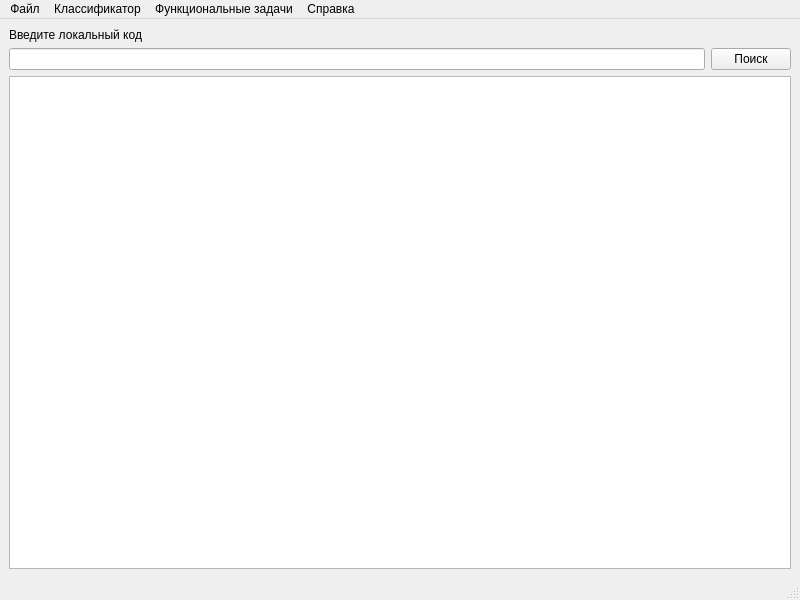
<?xml version="1.0" encoding="UTF-8"?>
<ui version="4.0">
 <class>MainWindow</class>
 <widget class="QMainWindow" name="MainWindow">
  <property name="geometry">
   <rect>
    <x>0</x>
    <y>0</y>
    <width>800</width>
    <height>600</height>
   </rect>
  </property>
  <property name="windowTitle">
   <string>MainWindow</string>
  </property>
  <widget class="QWidget" name="centralwidget">
   <layout class="QVBoxLayout" name="verticalLayout_2">
    <item>
     <layout class="QVBoxLayout" name="verticalLayout">
      <item>
       <layout class="QVBoxLayout" name="verticalLayout_3">
        <item>
         <widget class="QLabel" name="label">
          <property name="text">
           <string>Введите локальный код</string>
          </property>
         </widget>
        </item>
        <item>
         <layout class="QHBoxLayout" name="horizontalLayout">
          <item>
           <widget class="QLineEdit" name="lineEdit"/>
          </item>
          <item>
           <widget class="QPushButton" name="pushButton">
            <property name="text">
             <string>Поиск</string>
            </property>
           </widget>
          </item>
         </layout>
        </item>
       </layout>
      </item>
      <item>
       <widget class="QTableView" name="tableView"/>
      </item>
     </layout>
    </item>
   </layout>
  </widget>
  <widget class="QMenuBar" name="menubar">
   <property name="geometry">
    <rect>
     <x>0</x>
     <y>0</y>
     <width>800</width>
     <height>24</height>
    </rect>
   </property>
   <widget class="QMenu" name="menu">
    <property name="title">
     <string>Классификатор</string>
    </property>
    <addaction name="localCodeAction"/>
    <addaction name="separator"/>
    <addaction name="nameAction"/>
    <addaction name="separator"/>
    <addaction name="action_4"/>
    <addaction name="separator"/>
    <addaction name="zavodAction"/>
    <addaction name="separator"/>
    <addaction name="action_6"/>
    <addaction name="separator"/>
    <addaction name="action_8"/>
    <addaction name="separator"/>
    <addaction name="action_9"/>
    <addaction name="separator"/>
    <addaction name="action_12"/>
   </widget>
   <widget class="QMenu" name="menu_2">
    <property name="title">
     <string>Функциональные задачи</string>
    </property>
    <widget class="QMenu" name="menu_5">
     <property name="title">
      <string>Учёт движения СБ</string>
     </property>
     <addaction name="action_22"/>
     <addaction name="separator"/>
     <addaction name="action_24"/>
     <addaction name="separator"/>
     <addaction name="action_27"/>
     <addaction name="separator"/>
     <addaction name="action_29"/>
     <addaction name="separator"/>
     <addaction name="action_30"/>
     <addaction name="separator"/>
     <addaction name="action_32"/>
    </widget>
    <addaction name="menu_5"/>
    <addaction name="separator"/>
    <addaction name="action_13"/>
    <addaction name="separator"/>
    <addaction name="action_15"/>
    <addaction name="separator"/>
    <addaction name="action_17"/>
   </widget>
   <widget class="QMenu" name="menu_3">
    <property name="title">
     <string>Файл</string>
    </property>
   </widget>
   <widget class="QMenu" name="menu_4">
    <property name="title">
     <string>Справка</string>
    </property>
   </widget>
   <addaction name="menu_3"/>
   <addaction name="menu"/>
   <addaction name="menu_2"/>
   <addaction name="menu_4"/>
  </widget>
  <widget class="QStatusBar" name="statusbar"/>
  <action name="localCodeAction">
   <property name="text">
    <string>По локальному коду</string>
   </property>
  </action>
  <action name="zavodAction">
   <property name="text">
    <string>По заводу изготовителю</string>
   </property>
  </action>
  <action name="vidVSAction">
   <property name="text">
    <string>По видам ВС</string>
   </property>
  </action>
  <action name="nameAction">
   <property name="text">
    <string>По наименованию</string>
   </property>
  </action>
  <action name="action_4">
   <property name="text">
    <string>По чертежному индексу</string>
   </property>
  </action>
  <action name="action_6">
   <property name="text">
    <string>По заводу изготовителю</string>
   </property>
  </action>
  <action name="action_8">
   <property name="text">
    <string>По СТ, снятой с вооружения</string>
   </property>
  </action>
  <action name="action_9">
   <property name="text">
    <string>По СТ, содержащей драгметаллы</string>
   </property>
  </action>
  <action name="action_12">
   <property name="text">
    <string>По использованию СТ после списания</string>
   </property>
  </action>
  <action name="action_13">
   <property name="text">
    <string>Справочная информация о СТ</string>
   </property>
  </action>
  <action name="action_15">
   <property name="text">
    <string>Инвентаризация СТ</string>
   </property>
  </action>
  <action name="action_17">
   <property name="text">
    <string>Формирование и печать отчетных документов</string>
   </property>
  </action>
  <action name="action_19">
   <property name="text">
    <string>Переиндексация БД</string>
   </property>
  </action>
  <action name="action_21">
   <property name="text">
    <string>Восстановление файла БД</string>
   </property>
  </action>
  <action name="action_22">
   <property name="text">
    <string>Учет получения СТ</string>
   </property>
  </action>
  <action name="action_24">
   <property name="text">
    <string>Учет отправки СТ</string>
   </property>
  </action>
  <action name="action_27">
   <property name="text">
    <string>Учет передачи СТ</string>
   </property>
  </action>
  <action name="action_29">
   <property name="text">
    <string>Учет изменения качественного состояния СТ</string>
   </property>
  </action>
  <action name="action_30">
   <property name="text">
    <string>Изменение ШС списанной СТ</string>
   </property>
  </action>
  <action name="action_32">
   <property name="text">
    <string>Учет перемещения на новое место хранения</string>
   </property>
  </action>
 </widget>
 <resources/>
 <connections/>
</ui>
